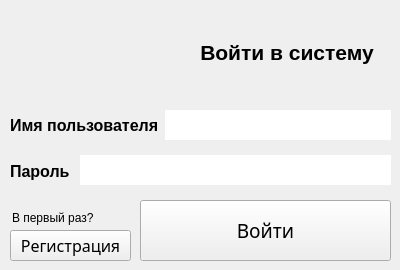
<?xml version="1.0" encoding="UTF-8"?>
<ui version="4.0">
 <class>Authorization</class>
 <widget class="QWidget" name="Authorization">
  <property name="geometry">
   <rect>
    <x>0</x>
    <y>0</y>
    <width>400</width>
    <height>270</height>
   </rect>
  </property>
  <property name="minimumSize">
   <size>
    <width>400</width>
    <height>270</height>
   </size>
  </property>
  <property name="maximumSize">
   <size>
    <width>400</width>
    <height>270</height>
   </size>
  </property>
  <property name="windowTitle">
   <string>Авторизация</string>
  </property>
  <widget class="QLabel" name="label_auth_pic">
   <property name="geometry">
    <rect>
     <x>10</x>
     <y>20</y>
     <width>152</width>
     <height>78</height>
    </rect>
   </property>
   <property name="minimumSize">
    <size>
     <width>152</width>
     <height>78</height>
    </size>
   </property>
   <property name="maximumSize">
    <size>
     <width>152</width>
     <height>78</height>
    </size>
   </property>
   <property name="font">
    <font>
     <family>Arial Black</family>
     <pointsize>26</pointsize>
     <bold>true</bold>
    </font>
   </property>
   <property name="text">
    <string/>
   </property>
   <property name="alignment">
    <set>Qt::AlignCenter</set>
   </property>
  </widget>
  <widget class="QLabel" name="label_auth">
   <property name="geometry">
    <rect>
     <x>200</x>
     <y>40</y>
     <width>174</width>
     <height>24</height>
    </rect>
   </property>
   <property name="font">
    <font>
     <family>Arial</family>
     <pointsize>16</pointsize>
     <bold>true</bold>
    </font>
   </property>
   <property name="text">
    <string>Войти в систему</string>
   </property>
   <property name="alignment">
    <set>Qt::AlignCenter</set>
   </property>
  </widget>
  <widget class="QPushButton" name="pushButton_login">
   <property name="geometry">
    <rect>
     <x>140</x>
     <y>200</y>
     <width>251</width>
     <height>61</height>
    </rect>
   </property>
   <property name="font">
    <font>
     <family>Cascadia Mono</family>
     <pointsize>14</pointsize>
     <bold>false</bold>
    </font>
   </property>
   <property name="text">
    <string>Войти</string>
   </property>
   <property name="shortcut">
    <string>Return</string>
   </property>
   <property name="autoDefault">
    <bool>false</bool>
   </property>
   <property name="default">
    <bool>false</bool>
   </property>
  </widget>
  <widget class="QLineEdit" name="lineEditUsername">
   <property name="geometry">
    <rect>
     <x>165</x>
     <y>110</y>
     <width>226</width>
     <height>30</height>
    </rect>
   </property>
   <property name="minimumSize">
    <size>
     <width>0</width>
     <height>30</height>
    </size>
   </property>
   <property name="frame">
    <bool>false</bool>
   </property>
  </widget>
  <widget class="QLabel" name="labelUsername">
   <property name="geometry">
    <rect>
     <x>10</x>
     <y>110</y>
     <width>151</width>
     <height>30</height>
    </rect>
   </property>
   <property name="font">
    <font>
     <family>Arial</family>
     <pointsize>12</pointsize>
     <bold>true</bold>
    </font>
   </property>
   <property name="text">
    <string>Имя пользователя</string>
   </property>
  </widget>
  <widget class="QLineEdit" name="lineEditPassword">
   <property name="geometry">
    <rect>
     <x>80</x>
     <y>155</y>
     <width>311</width>
     <height>30</height>
    </rect>
   </property>
   <property name="minimumSize">
    <size>
     <width>0</width>
     <height>30</height>
    </size>
   </property>
   <property name="frame">
    <bool>false</bool>
   </property>
   <property name="echoMode">
    <enum>QLineEdit::Password</enum>
   </property>
  </widget>
  <widget class="QLabel" name="labelPassword">
   <property name="geometry">
    <rect>
     <x>10</x>
     <y>156</y>
     <width>61</width>
     <height>30</height>
    </rect>
   </property>
   <property name="font">
    <font>
     <family>Arial</family>
     <pointsize>12</pointsize>
     <bold>true</bold>
    </font>
   </property>
   <property name="text">
    <string>Пароль</string>
   </property>
  </widget>
  <widget class="QPushButton" name="pushButton_register">
   <property name="geometry">
    <rect>
     <x>10</x>
     <y>230</y>
     <width>121</width>
     <height>31</height>
    </rect>
   </property>
   <property name="font">
    <font>
     <family>Cascadia Mono</family>
     <pointsize>12</pointsize>
     <bold>false</bold>
    </font>
   </property>
   <property name="text">
    <string>Регистрация</string>
   </property>
   <property name="autoDefault">
    <bool>false</bool>
   </property>
   <property name="default">
    <bool>false</bool>
   </property>
  </widget>
  <widget class="QLabel" name="label">
   <property name="geometry">
    <rect>
     <x>12</x>
     <y>210</y>
     <width>91</width>
     <height>16</height>
    </rect>
   </property>
   <property name="text">
    <string>В первый раз?</string>
   </property>
  </widget>
 </widget>
 <resources/>
 <connections/>
</ui>
